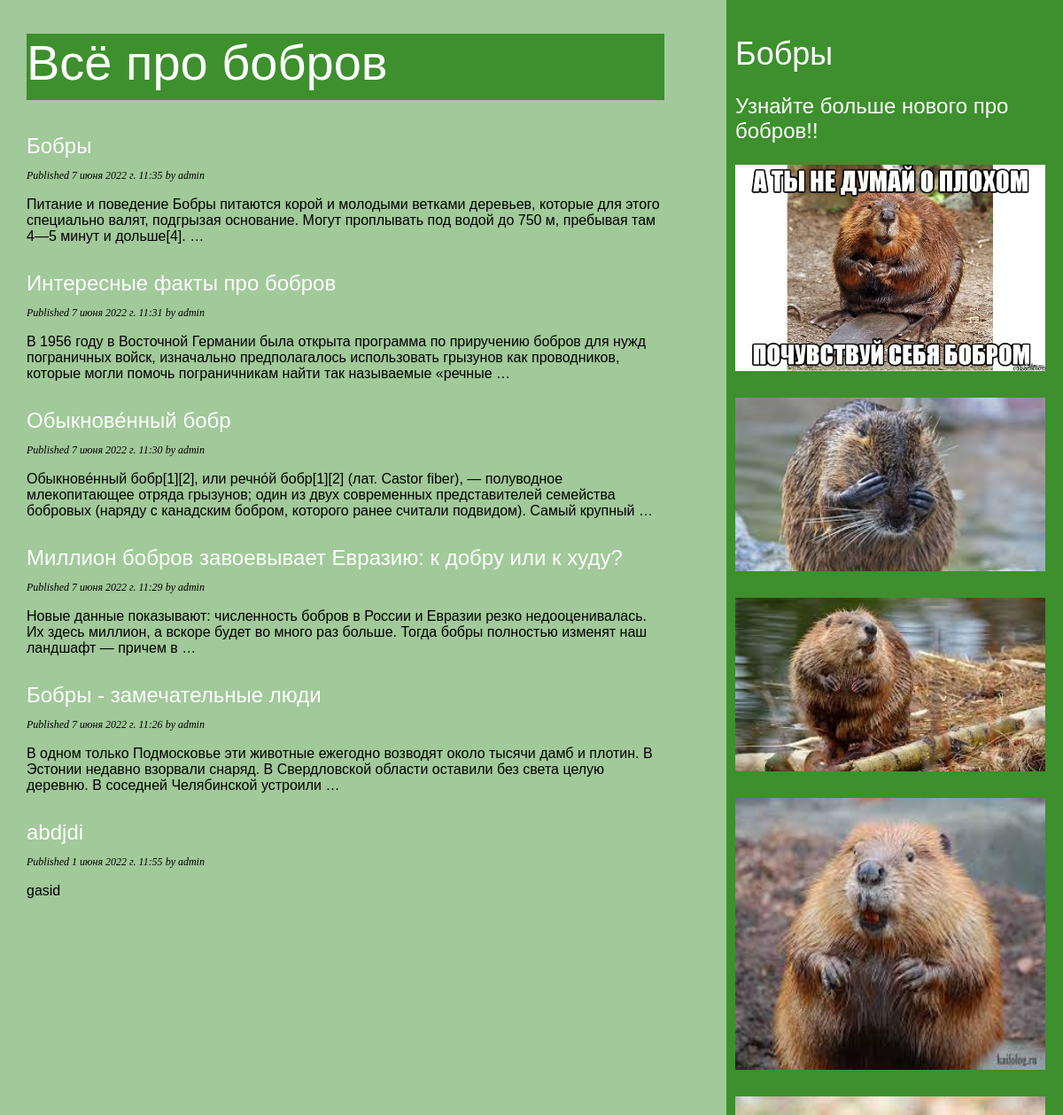
/blog/ (upper part), run on an earlier commit of the app's database.
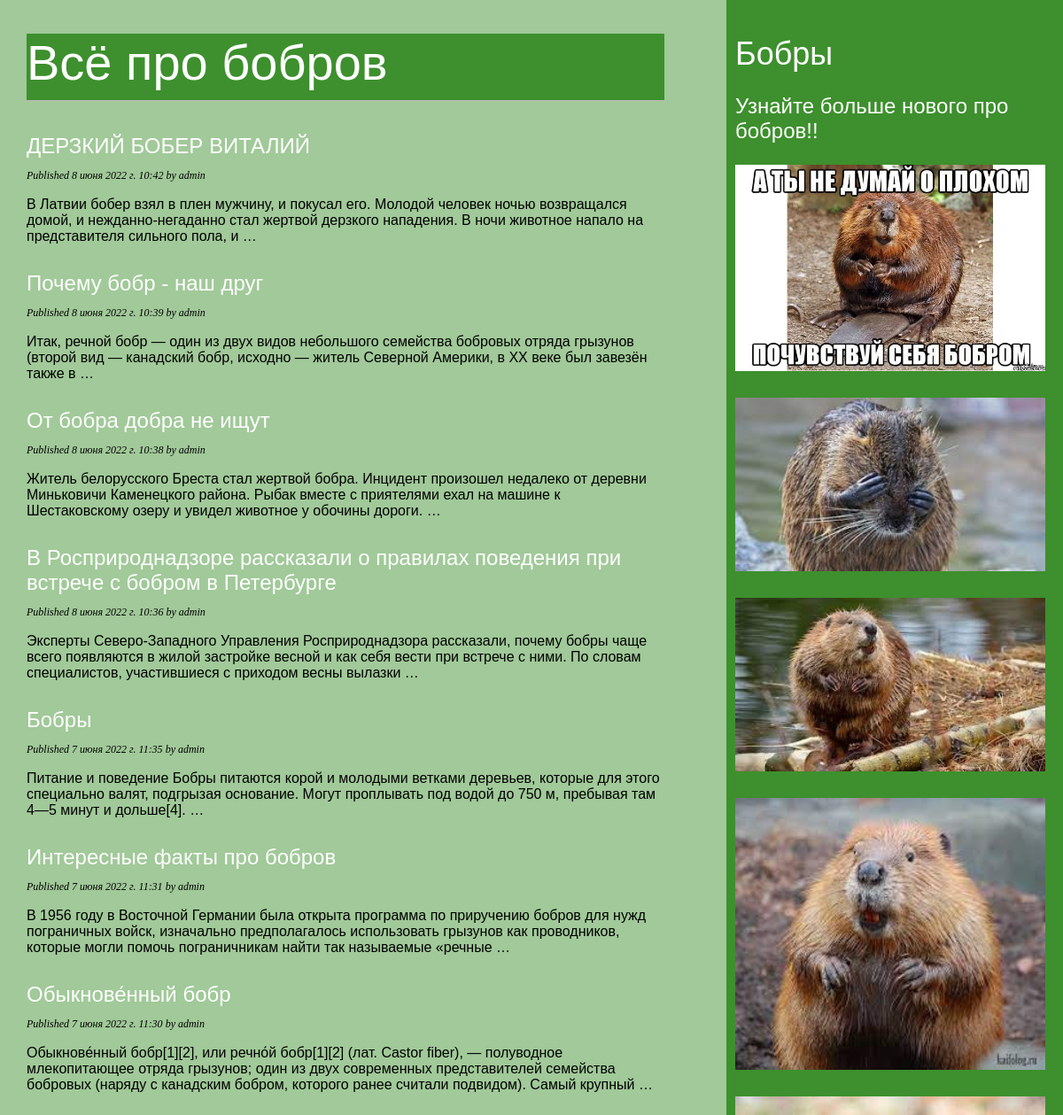
And on a later commit of the database.
### blog/models.py (models this page shows, shortened)
class Post(models.Model):
     class Status(models.TextChoices):
         DRAFT = 'DF', 'Draft'
         PUBLISHED = 'PB', 'Published'
     title = models.CharField(max_length=250)
     slug = models.SlugField(max_length=250)
     author = models.ForeignKey(User,
     on_delete=models.CASCADE,
     related_name='blog_posts')
     body = models.TextField()
     publish = models.DateTimeField(default=timezone.now)
     created = models.DateTimeField(auto_now_add=True)
     updated = models.DateTimeField(auto_now=True)
     status = models.CharField(max_length=2,
     choices=Status.choices,
     default=Status.DRAFT)
     objects = models.Manager() # The default manager.
     published = PublishedManager() # Our custom manager.
     class Meta:
         ordering = ['-publish']
         indexes = [
         models.Index(fields=['-publish']),
         ]

### blog/views.py (the view)
# urls.py: path('', views.post_list, name='post_list'),
def post_list(request):
    posts = Post.published.all()
    return render(request,
        'blog/post/list.html',
        {'posts': posts})

### blog/models.py (called while the page is built)
     def get_queryset(self):
         return super().get_queryset()\
             .filter(status=Post.Status.PUBLISHED)

### blog/templates/blog/post/list.html (shortened to what this page needs)
{% extends "blog/base.html" %}
{% block content %}
  <h1>Всё про бобров</h1>
  {% for post in posts %}
    <h2>
      <a href="{% url 'blog:post_detail' post.id %}">
        {{ post.title }}
      </a>
    </h2>
    <p class="date">
      Published {{ post.publish }} by {{ post.author }}
    </p>
    {{ post.body|truncatewords:30|linebreaks }}
  {% endfor %}
{% endblock %}

What changed in the data, as far as the page shows it:
no longer on this page (row unchanged): Post: title "Миллион бобров завоевывает Евразию: к добру или к худу?", publish "7 июня 2022 г. 11:29", author "admin", body "Новые данные показывают: численность бобров в России и Евразии резко недооценивалась. Их здесь миллион, а вскоре будет во много раз больше. Тогда бобры полностью изменят наш ландшафт — причем в …"
no longer on this page (row unchanged): Post: title "Бобры - замечательные люди", publish "7 июня 2022 г. 11:26", author "admin", body "В одном только Подмосковье эти животные ежегодно возводят около тысячи дамб и плотин. В Эстонии недавно взорвали снаряд. В Свердловской области оставили без света целую деревню. В соседней Челябинской устроили …"
removed Post: title "abdjdi", publish "1 июня 2022 г. 11:55", author "admin", body "gasid"
added Post: title "ДЕРЗКИЙ БОБЕР ВИТАЛИЙ", publish "8 июня 2022 г. 10:42", author "admin", body "В Латвии бобер взял в плен мужчину, и покусал его. Молодой человек ночью возвращался домой, и нежданно-негаданно стал жертвой дерзкого нападения. В ночи животное напало на представителя сильного пола, и …"
added Post: title "Почему бобр - наш друг", publish "8 июня 2022 г. 10:39", author "admin", body "Итак, речной бобр — один из двух видов небольшого семейства бобровых отряда грызунов (второй вид — канадский бобр, исходно — житель Северной Америки, в ХХ веке был завезён также в …"
added Post: title "От бобра добра не ищут", publish "8 июня 2022 г. 10:38", author "admin", body "Житель белорусского Бреста стал жертвой бобра. Инцидент произошел недалеко от деревни Миньковичи Каменецкого района. Рыбак вместе с приятелями ехал на машине к Шестаковскому озеру и увидел животное у обочины дороги. …"
added Post: title "В Росприроднадзоре рассказали о правилах поведения при встрече с бобром в Петербурге", publish "8 июня 2022 г. 10:36", author "admin", body "Эксперты Северо-Западного Управления Росприроднадзора рассказали, почему бобры чаще всего появляются в жилой застройке весной и как себя вести при встрече с ними. По словам специалистов, участившиеся с приходом весны вылазки …"
